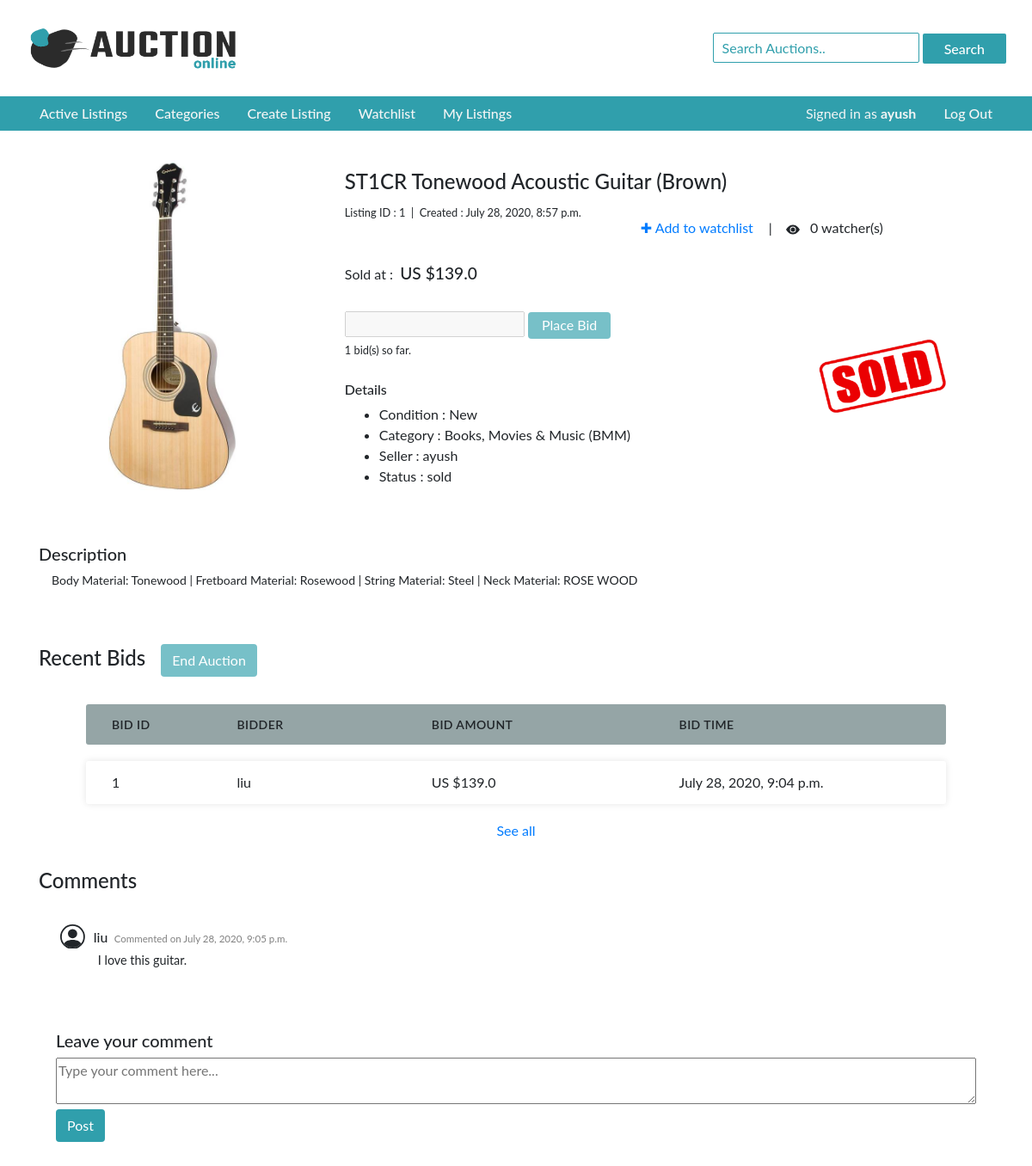
Page /listing/1/bid/sold (signed in) on the committed database.
### auctions/models.py (models this page shows, shortened)
class User(AbstractUser):
    watchlist = models.ManyToManyField(Listing, blank=True, related_name="watchers")
    listing = models.ManyToManyField(Listing, blank=True, related_name="creater")
    bought_items = models.ManyToManyField(Listing, blank=True, related_name="buyer")
    def __str__(self):
        return f"{self.username}"

class Listing(models.Model):
    title = models.CharField(max_length=130)
    description = models.TextField(max_length=208)
    image = models.CharField(max_length=1000, blank=True)
    category = models.ForeignKey(Category, on_delete=models.CASCADE, related_name="listing")
    starting_bid = models.FloatField()
    current_bid = models.FloatField()
    condition = models.CharField(max_length=5)
    status = models.CharField(max_length=15, default='active')
    create_time = models.DateTimeField(datetime.now())

class Category(models.Model):
    code = models.CharField(max_length=3)
    name = models.CharField(max_length=45)
    def __str__(self):
        return f"{self.name} ({self.code})"

class UserBid(models.Model):
    bidder = models.ForeignKey(User, on_delete=models.CASCADE, related_name="user_bid")
    listing = models.ManyToManyField(Listing, related_name="bids")
    bid = models.FloatField()
    time = models.DateTimeField(datetime.now)

class UserComment(models.Model):
    commenter = models.ForeignKey(User, on_delete=models.CASCADE, related_name="user_comment")
    listing = models.ManyToManyField(Listing, related_name="comments")
    comment = models.TextField()
    time = models.DateTimeField(datetime.now)

### auctions/views.py (the view)
# urls.py: path("listing/<int:id>", views.listing, name="listing"),
def listing(request, id, status="None"):
    list_item = Listing.objects.get(id=id)
    watchlist = ""
    watchers_count = list_item.watchers.count()
    no_of_bids = UserBid.objects.filter(listing=list_item).count()
    bids = UserBid.objects.filter(listing=list_item).all().order_by('-id')[:5]
    comments = UserComment.objects.filter(listing=list_item).all().order_by('-id')
    creater = list_item.creater.get()
    outbid = ""
    if request.user.is_authenticated:
        if (no_of_bids > 0):
            userBids = UserBid.objects.filter(bidder=request.user, listing=list_item)
            if userBids:
                userBid = max([userBid.bid for userBid in userBids])
                if userBid == list_item.current_bid:
                    outbid = "no"
                else:
                    outbid = "yes"
    if list_item.status == "sold":
        if request.user == list_item.buyer.get():
            success = True
            message = "Congratulations! you have won this auction."
        else:
            success = False
            message = ""
    else:
        success = False
        message = ""
    if request.user == creater:
        creater_view = True
    else:
        creater_view = False
    if request.user.is_authenticated:
        watchlist = request.user.watchlist.filter(id=id).first()
    if status == "success":
        success = True
        message = "Congratulations! You have successfully placed your bid."
    elif status == "error_code1":
        success = False
        message = f"Error: Bid amount must be greater than or equal to US ${list_item.starting_bid}"
    elif status == "error_code2":
        success = False
        message = f"Error: Bid amount must be greater than US ${list_item.current_bid}"
    elif status == "error_code3":
        success = False
        message = "There was an error while placing your bid."
    return render(request, "auctions/listing.html", {
        "list":list_item,
        "creater":creater,
        "watchlist":watchlist,
        "watchers_count":watchers_count,
        "outbid":outbid,
        "no_of_bids":no_of_bids,
        "bids":bids,
        "comments":comments,
        "creater_view":creater_view,
        "success":success,
        "message":message
    })

### auctions/templates/auctions/listing.html (shortened to what this page needs)
{% extends 'auctions/layout.html' %}
{% load static %}
{% block body %}
    <div class="container">
        <div class="listing-upper">
            <div class="listing-left">
                <center>
                    <img src="{% static list.image %}">
                </center>
            </div>
            <div class="listing-right">
                <div class="top">
                    <h4>{{list.title}}</h4>
                    <small>Listing ID : {{list.id}}&nbsp;&nbsp;|&nbsp;&nbsp;Created : {{list.create_time}}</small><br>
                    <div class="watchlist-div">
                        <div>
                            <span>
                                {% if watchlist %}
                                    <form action="{% url 'remove_watchlist' %}" method="POST">
                                        {% csrf_token %}
                                        <input type="hidden" name="id" value="{{list.id}}">
                                        <input type="hidden" name="origin" value="listing/{{list.id}}">
                                        <button type="submit" class="hid-btn">
                                            <span style="font-weight: bolder;">&#10003;</span> Added to watchlist
                                        </button>
                                    </form>
                                {% else %}
                                    <form action="{% url 'add_watchlist' %}" method="POST">
                                        <button type="submit" class="hid-btn">&#10010; Add to watchlist</button>
                                    </form>
                                {% endif %}
                        </div>
                        <div>
                        </span>&emsp;|&emsp;
                            <svg width="1em" height="1em" viewBox="0 0 16 16" class="bi bi-eye-fill" fill="currentColor" xmlns="http://www.w3.org/2000/svg">
                                <path d="M10.5 8a2.5 2.5 0 1 1-5 0 2.5 2.5 0 0 1 5 0z"/>
                                <path fill-rule="evenodd" d="M0 8s3-5.5 8-5.5S16 8 16 8s-3 5.5-8 5.5S0 8 0 8zm8 3.5a3.5 3.5 0 1 0 0-7 3.5 3.5 0 0 0 0 7z"/>
                              </svg>
                            &ensp;<span class="watch">{{watchers_count}} watcher(s)</span>
                        </div>
                    </div>
                    <div class="regular-div">
                        <div class="info-div">
                            <br>
                            {% if list.status == 'sold' %}
                                Sold at :
                            {% elif list.status == 'active' %}
                                Current bid :
                            {% else %}
                                Price :
                            {% endif %}
                            &nbsp;<span class="price">US ${{list.current_bid}}</span><br>
                            {% if outbid == 'yes' %}
                                <small>You have been outbid.</small>
                            {% elif outbid == 'no' %}
                                <small>You are the highest bidder.</small>
                            {% else %}
                                <small>&nbsp;</small>
                            {% endif %}
                            <form action="{% url 'place_bid' list.id %}" class="bid-form" method="POST">
                                {% if list.status == "active" %}
                                    <input type="number" name="bid" required="required">
                                    <input type="submit" class="btn Button" value="Place Bid">
                                {% else %}
                                    {% if list.starting_bid == list.current_bid %}
                                        <input type="number" name="bid" min="{{list.starting_bid}}" disabled>
                                    {% elif list.starting_bid < list.current_bid %}
                                        <input type="number" name="bid" min="{{list.current_bid | add:'1'}}" disabled>
                                    {% endif %}
                                    <input type="submit" class="btn Button" value="Place Bid" disabled>
                                {% endif %}
                            </form>
                            <small>{{no_of_bids}} bid(s) so far.</small>
                            <br><br>
                            <h6>Details</h6>
                            <ul>
                                <li>Condition : {{list.condition}}</li>
                                <li>Category : {{list.category}}</li>
                                <li>Seller : {{creater}}</li>
                                <li>Status : {{list.status}}</li>
                            </ul><br>
                        </div>
                        {% if list.status == "sold" %}
                            <div class="sold-div">
                                <img src="{% static 'auctions/Images/sold.png' %}">
                            </div>
                        {% elif list.status == "unsold" %}
                            <div class="sold-div">
                                <img src="{% static 'auctions/Images/unsold.png' %}">
                            </div>
                        {% endif %}
                    </div>
                </div>
            </div>
        </div>
        <div class="listing-middle">
            <h5>Description</h5>
            <p id="listing-description">{{list.description}}</p>
        </div>
        <div class="listing-lower">
            <h4>
                <form action="{% url 'auction_command' %}" method="POST">
                    Recent Bids&nbsp;&nbsp;
                    {% if creater_view %}
                        {% if list.status == "active" %}
                            <button class="btn Button">End Auction</button>
                        {% elif list.status == "sold" %}
                            <button class="btn Button" disabled>End Auction</button>
                        {% elif list.status == "unsold" %}
                            <button class="btn Button">Start Auction</button>
                        {% endif %}
                    {% endif %}
                </form>
            </h4>
            <br>
            <div class="bids-div">
                <ul class="responsive-table">
                    <li class="table-header">
                        <div class="col col-1">Bid Id</div>
                        <div class="col col-2">Bidder</div>
                        <div class="col col-3">Bid Amount</div>
                        <div class="col col-4">Bid Time</div>
                    </li>
                    {% for bid in bids %}
                        <li class="table-row">
                            <div class="col col-1" data-label="Bid Id">{{bid.id}}</div>
                            <div class="col col-2" data-label="Bidder">{{bid.bidder}}</div>
                            <div class="col col-3" data-label="Bid Amount">US ${{bid.bid}}</div>
                            <div class="col col-4" data-label="Bid Time">{{bid.time}}</div>
                        </li>
                    {% empty %}
                        <center>No bids yet.</center>
                    {% endfor %}
                </ul>
            </div>
            {% if bids %}
                <center>
                    <a href="{% url 'bids' list.id %}">See all</a>
                </center>
            {% endif %}
        </div>
        <div class="listing-far-lower">
            <h4>Comments</h4>
            {% for comment in comments %}
                <div class="comment-div">
                    <div>
                    </div>
                    <div>
                        <div class="comment-user">
                            <span>{{comment.commenter}}</span>&nbsp;
                            <small>Commented on&nbsp;{{comment.time}}</small>
                        </div>
                        <div class="comment-data">{{comment.comment}}</div>
                    </div>
                </div>
            {% empty %}
                    <span id="ncy">No comments yet.</span>
            {% endfor %}
            <div class="add-comment-div">
                <h5>Leave your comment</h5>
                <div>
                    <form action="{% url 'add_comment' %}" method="POST">
                        <textarea name="comment" placeholder="Type your comment here..." required="required"></textarea>
                        <input type="submit" class="btn Button" value="Post">
                    </form>
                </div>
            </div>
        </div>
    </div>
{% endblock %}

### auctions/templates/auctions/layout.html (shortened to what this page needs)
{% load static %}
<!DOCTYPE html>
<html lang="en">
    <head>
        <link rel="stylesheet" href="https://stackpath.bootstrapcdn.com/bootstrap/4.4.1/css/bootstrap.min.css">
        <link href="{% static 'auctions/styles.css' %}" rel="stylesheet">
    </head>
    <body>
        <div class="navbar">
            <div class="logo left-nav">
                <a href="{% url 'index' %}">
                    <img src="{% static 'auctions/images/auction_logo.png' %}" height="52px" width="250px">
                </a>
            </div>
            <div class="right-nav">
                <form action="{% url 'search' %}" method="GET">
                    <input type="text" name="query" placeholder="Search Auctions.." value="{{query | default:''}}" required="required">
                    <input type="submit" value="Search" class="btn search-btn Button">
                </form>
            </div>
        </div>
        <div class="menu">
            <div class="left-menu">
                <div>
                    <ul class="nav">
                        <li class="nav-item">
                            <a class="nav-link" href="{% url 'index' %}">Active Listings</a>
                        </li>
                        <li class="nav-item">
                            <a class="nav-link" href="{% url 'categories' %}">Categories</a>
                        </li>
                        <li class="nav-item">
                            <a class="nav-link" href="{% url 'create' %}">Create Listing</a>
                        </li>
                        {% if user.is_authenticated %}
                            <li class="nav-item">
                                <a class="nav-link" href="{% url 'watchlist' %}">Watchlist</a>
                            </li>
                            <li class="nav-item">
                                <a class="nav-link" href="{% url 'my_listing' %}">My Listings</a>
                            </li>
                        {% endif %}
                    </ul>
                </div>
            </div>
            <div class="right-menu nav">
                {% if user.is_authenticated %}
                    <li class="nav-item">
                        <span class="nav-link">
                            Signed in as <strong>{{ user.username }}</strong>
                        </span>
                    </li>
                    <li class="nav-item">
                        <a class="nav-link" href="{% url 'logout' %}">Log Out</a>
                    </li>
                {% endif %}
            </div>
        </div>
        {% block body %}
        {% endblock %}
    </body>
</html>

### rows in the picture
User: username "ayush"
Listing: image (picture), title "ST1CR Tonewood Acoustic Guitar (Brown)", id "1", create_time "July 28, 2020, 8:57 p.m.", current_bid "139.0", condition "New", category "Books, Movies & Music (BMM)", status "sold", description "Body Material: Tonewood | Fretboard Material: Rosewood | String Material: Steel | Neck Material: ROSE WOOD"
UserBid: id "1", bidder "liu", bid "139.0", time "July 28, 2020, 9:04 p.m."
UserComment: commenter "liu", time "July 28, 2020, 9:05 p.m.", comment "I love this guitar."

### other values in the picture
{{ watchers_count }} "0"
{{ no_of_bids }} "1"
